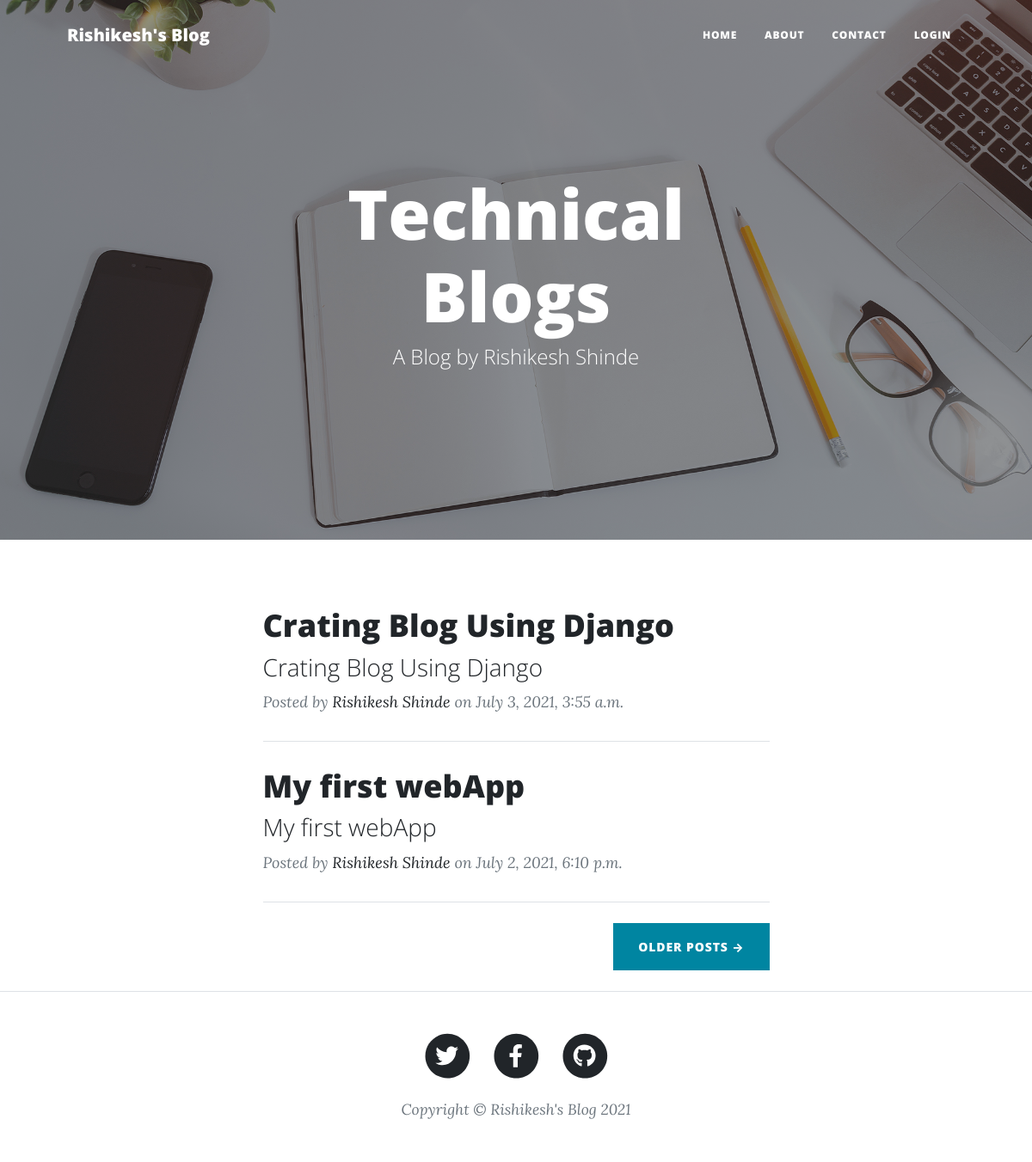
The page / on the database its author committed.
### blogpost/models.py (models this page shows, shortened)
class Post(models.Model):
    title = models.CharField(max_length=200, unique=True)
    slug = models.SlugField(max_length=200, unique=True)
    author = models.ForeignKey(User, on_delete= models.CASCADE,related_name='blog_posts')
    updated_on = models.DateTimeField(auto_now= True)
    content = models.TextField()
    url_field = models.URLField(max_length=300, default='URLInput', blank=True)
    created_on = models.DateTimeField(auto_now_add=True)
    status = models.IntegerField(choices=STATUS, default=0)
    class Meta:
        ordering = ['-created_on']

### blogpost/views.py (the view)
# urls.py: path('', views.index, name='index'),
def index(request):
    post = Post.objects.all()
    return render(request,"index.html",{'post':post})

### templates/index.html
{% extends 'base.html' %}
{% block content %}
<header
  class="masthead"
  style="background-image: url('/blog/static/assets/img/home-bg.jpg')"
>
  <div class="container position-relative px-4 px-lg-5">
    <div class="row gx-4 gx-lg-5 justify-content-center">
      <div class="col-md-10 col-lg-8 col-xl-7">
        <div class="site-heading">
          <h1>Technical Blogs</h1>
          <span class="subheading">A Blog by Rishikesh Shinde</span>
        </div>
      </div>
    </div>
  </div>
</header>
<div class="container px-4 px-lg-5">
  <div class="row gx-4 gx-lg-5 justify-content-center">
    <div class="col-md-10 col-lg-8 col-xl-7">
      {% for post in post %}
      <div class="post-preview">
        <a href="posts/ {{ post.id}} ">
          <h2 class="post-title">{{post.title}}</h2>
          <h3 class="post-subtitle">{{post.title}}</h3>
        </a>
        <p class="post-meta">
          Posted by
          <a href="{% url 'about'%}">Rishikesh Shinde</a>
          on {{post.created_on}}
        </p>
      </div>
      <hr class="my-4" />
      {% endfor %}
      <div class="d-flex justify-content-end mb-4">
        <a class="btn btn-primary text-uppercase" href="#!">Older Posts →</a>
      </div>
    </div>
  </div>
</div>
{% endblock %}

### rows shown on the page
Post: title "Crating Blog Using Django", created_on "July 3, 2021, 3:55 a.m."
Post: title "My first webApp", created_on "July 2, 2021, 6:10 p.m."
